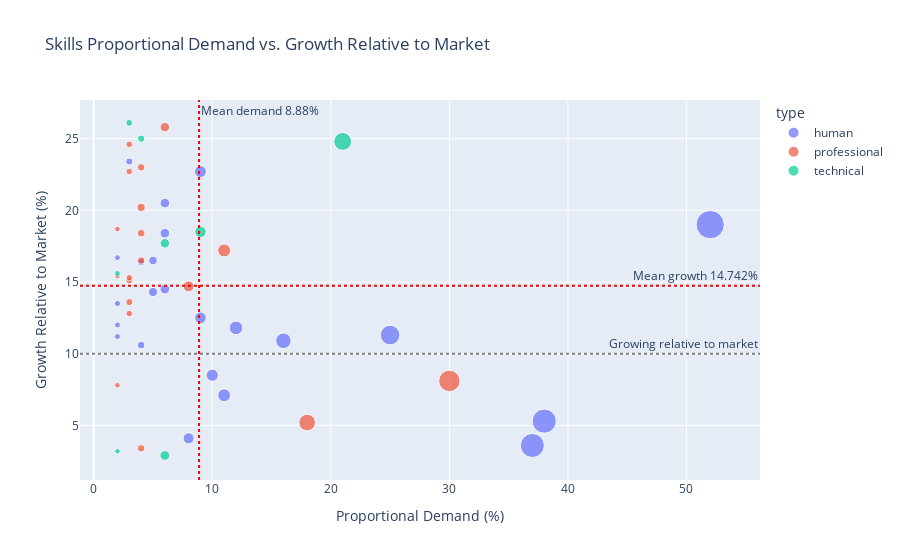

Source (notebook cell):
### Code cell
# Calculate mean values for proportional demand and growth relative to the market
mean_demand = common_ncsa['postings_prop'].mean()
mean_growth = common_ncsa['skillgrowth_proj'].mean()

# Define boundaries for each quadrant based on mean values
low_demand_threshold = mean_demand
high_demand_threshold = mean_demand
low_growth_threshold = mean_growth
high_growth_threshold = mean_growth

# Create scatter plot with proportional demand, growth relative to the market, and marker size representing importance
fig = px.scatter(
    common_ncsa, 
    x='postings_prop', 
    y='skillgrowth_proj', 
    size='postings', 
    hover_name='skills', 
    color = 'type', #the type 
    title='Skills Proportional Demand vs. Growth Relative to Market',
    labels={'postings_prop': 'Proportional Demand (%)', 'skillgrowth_proj': 'Growth Relative to Market (%)'},
#    text = 'skills'
)

# Add lines to delineate quadrants
fig.add_hline(y=10.0, line_dash='dot', line_color='grey', annotation_text= 'Growing relative to market')
fig.add_hline(y=high_growth_threshold, line_dash='dot', line_color='red', annotation_text=f'Mean growth {mean_growth}%')
fig.add_vline(x=high_demand_threshold, line_dash='dot', line_color='red', annotation_text=f'Mean demand {mean_demand}%')


# Show the figure
fig.show()

### Figure 1 — Plotly figure (JSON) as saved in the notebook; plotly's stock layout.template omitted (floating-point values rounded to 4 significant figures)
{"data": [{"hovertemplate": "<b>%{hovertext}</b><br><br>type=human<br>Proportional Demand (%)=%{x}<br>Growth Relative to Market (%)=%{y}<br>postings=%{marker.size}<extra></extra>", "hovertext": ["Troubleshooting (Problem Solving)", "Management", "Communication", "Problem Solving", "Planning", "Writing", "Detail Oriented", "Leadership", "Self-Motivation", "Interpersonal Communications", "Verbal Communication Skills", "Prioritization", "Multitasking", "Time Management", "Organizational Skills", "Teamwork", "Lifting Ability", "Scheduling", "Critical Thinking", "Decision Making", "Willingness To Learn", "Collaboration", "Team Oriented"], "legendgroup": "human", "marker": {"color": "#636efa", "size": [56938, 41840, 41134, 27538, 17155, 13115, 11663, 10534, 10041, 9634, 8667, 6704, 6624, 6606, 5974, 5234, 4241, 3874, 3603, 2719, 2593, 2499, 2386], "sizemode": "area", "sizeref": 142.3, "symbol": "circle"}, "mode": "markers", "name": "human", "orientation": "v", "showlegend": true, "type": "scatter", "x": [52, 38, 37, 25, 16, 12, 11, 10, 9, 9, 8, 6, 6, 6, 5, 5, 4, 4, 3, 2, 2, 2, 2], "xaxis": "x", "y": [19, 5.3, 3.6, 11.3, 10.9, 11.8, 7.1, 8.5, 22.7, 12.5, 4.1, 20.5, 18.4, 14.5, 14.3, 16.5, 10.6, 16.4, 23.4, 13.5, 12, 11.2, 16.7], "yaxis": "y"}, {"hovertemplate": "<b>%{hovertext}</b><br><br>type=professional<br>Proportional Demand (%)=%{x}<br>Growth Relative to Market (%)=%{y}<br>postings=%{marker.size}<extra></extra>", "hovertext": ["Operations", "Customer Service", "Research", "Coordinating", "Innovation", "Mathematics", "Security Policies", "Presentations", "Analytical Skills", "Mentorship", "Administrative Functions", "Professionalism", "Consulting", "Ability To Meet Deadlines", "Governance", "English Language", "Accountability", "Sales", "Quality Assurance"], "legendgroup": "professional", "marker": {"color": "#EF553B", "size": [32576, 19761, 12026, 8365, 6459, 4661, 4277, 3995, 3992, 3980, 3626, 3252, 3140, 3119, 3076, 2897, 2218, 2210, 1918], "sizemode": "area", "sizeref": 142.3, "symbol": "circle"}, "mode": "markers", "name": "professional", "orientation": "v", "showlegend": true, "type": "scatter", "x": [30, 18, 11, 8, 6, 4, 4, 4, 4, 4, 3, 3, 3, 3, 3, 3, 2, 2, 2], "xaxis": "x", "y": [8.1, 5.2, 17.2, 14.7, 25.8, 20.2, 18.4, 23, 3.4, 16.5, 13.6, 15.1, 24.6, 12.8, 22.7, 15.3, 18.7, 7.8, 15.4], "yaxis": "y"}, {"hovertemplate": "<b>%{hovertext}</b><br><br>type=technical<br>Proportional Demand (%)=%{x}<br>Growth Relative to Market (%)=%{y}<br>postings=%{marker.size}<extra></extra>", "hovertext": ["Information Technology", "Microsoft Office", "Microsoft Windows", "Microsoft Excel", "Microsoft Outlook", "Microsoft PowerPoint", "Wireless Communications", "Computer Literacy"], "legendgroup": "technical", "marker": {"color": "#00cc96", "size": [22784, 9425, 6879, 6427, 3868, 3337, 2426, 2152], "sizemode": "area", "sizeref": 142.3, "symbol": "circle"}, "mode": "markers", "name": "technical", "orientation": "v", "showlegend": true, "type": "scatter", "x": [21, 9, 6, 6, 4, 3, 2, 2], "xaxis": "x", "y": [24.8, 18.5, 2.9, 17.7, 25, 26.1, 15.6, 3.2], "yaxis": "y"}], "layout": {"annotations": [{"showarrow": false, "text": "Growing relative to market", "x": 1, "xanchor": "right", "xref": "x domain", "y": 10, "yanchor": "bottom", "yref": "y"}, {"showarrow": false, "text": "Mean growth 14.742%", "x": 1, "xanchor": "right", "xref": "x domain", "y": 14.74, "yanchor": "bottom", "yref": "y"}, {"showarrow": false, "text": "Mean demand 8.88%", "x": 8.88, "xanchor": "left", "xref": "x", "y": 1, "yanchor": "top", "yref": "y domain"}], "autosize": true, "legend": {"itemsizing": "constant", "title": {"text": "type"}, "tracegroupgap": 0}, "shapes": [{"line": {"color": "grey", "dash": "dot"}, "type": "line", "x0": 0, "x1": 1, "xref": "x domain", "y0": 10, "y1": 10, "yref": "y"}, {"line": {"color": "red", "dash": "dot"}, "type": "line", "x0": 0, "x1": 1, "xref": "x domain", "y0": 14.74, "y1": 14.74, "yref": "y"}, {"line": {"color": "red", "dash": "dot"}, "type": "line", "x0": 8.88, "x1": 8.88, "xref": "x", "y0": 0, "y1": 1, "yref": "y domain"}], "title": {"text": "Skills Proportional Demand vs. Growth Relative to Market"}, "xaxis": {"anchor": "y", "autorange": true, "domain": [0, 1], "range": [-1.149, 56.16], "title": {"text": "Proportional Demand (%)"}, "type": "linear"}, "yaxis": {"anchor": "x", "autorange": true, "domain": [0, 1], "range": [0.1117, 28.09], "title": {"text": "Growth Relative to Market (%)"}, "type": "linear"}}}
